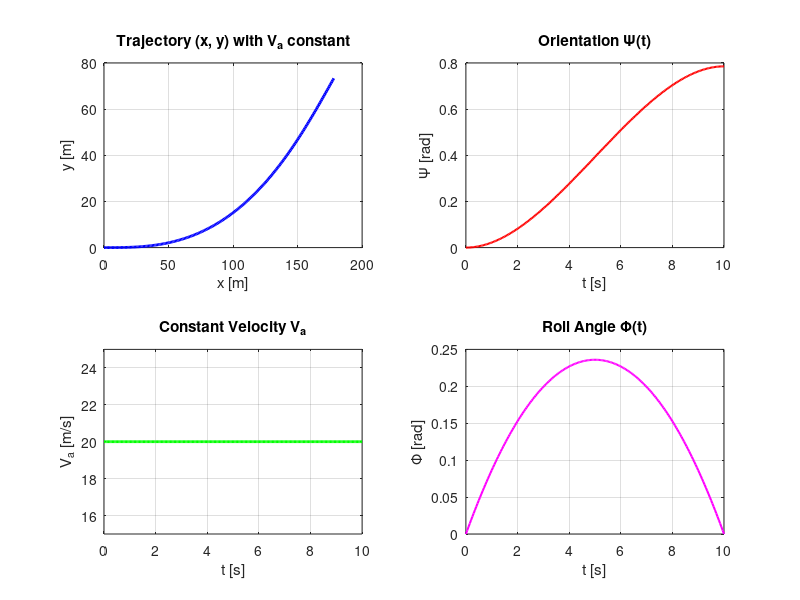

Write MATLAB code to recreate this figure.
%% Exercise 2.2 - UAV Trajectory with Constant Velocity Va
clear; clc; close all;

% 1. System parameters
param.g = 9.8;
param.h = 0.05;

% 2. Initial and final conditions
Va = 20;                % Constant speed[m/s]
xi = [0; 0; 0];         % [x0; y0; psi0]
phii = 0;               % Initial Roll [rad]

psif = pi/4;            % Desired final guidance [rad]
phif = 0;               % Final Roll [rad]
T = 10;                 % Total time [s]

% Angular rate of change (psi_dot) at the ends: psi_dot = g*tan(phi)/Va
psid_i = (param.g * tan(phii)) / Va;
psid_f = (param.g * tan(phif)) / Va;

% 3. 4x4 linear system for the cubic polynomial of Psi(t) = c1 + c2*t + c3*t^2 + c4*t^3
M_psi = [ 1,  0,    0,      0; ...
    0,  1,    0,      0; ...
    1,  T,  T^2,    T^3; ...
    0,  1,  2*T,  3*T^2 ];

b_psi = [ xi(3); psid_i; psif; psid_f ];

c = M_psi \ b_psi;

% 4. Functions for Psi(t) and its derivative Psi_dot(t)
psi_fun  = @(t) ( c(1) + c(2)*t + c(3)*t.^2 + c(4)*t.^3 );
psid_fun = @(t) ( c(2) + 2*c(3)*t + 3*c(4)*t.^2 );

% 5. Time evaluation and numerical integration of position (x, y)
tt = 0 : param.h : T;
N = length(tt);

psi_ref = psi_fun(tt);
psid_ref = psid_fun(tt);

% Roll angle Phi(t): tan(Phi) = (Va * psi_dot) / g
phi_ref = atan( (Va * psid_ref) / param.g );
Va_ref  = Va * ones(1, N);

% Euler/Trapezoidal Integration for x(t) e y(t)
x_ref = zeros(1, N);
y_ref = zeros(1, N);
x_ref(1) = xi(1);
y_ref(1) = xi(2);

for k = 1:N-1
    x_ref(k+1) = x_ref(k) + param.h * Va * cos(psi_ref(k));
    y_ref(k+1) = y_ref(k) + param.h * Va * sin(psi_ref(k));
end

% 6. Plotting the results
figure('Color', 'w');

subplot(2,2,1);
plot(x_ref, y_ref, 'b', 'LineWidth', 2);
grid on; xlabel('x [m]'); ylabel('y [m]'); title('Trajectory (x, y) with V_a constant');

subplot(2,2,2);
plot(tt, psi_ref, 'r', 'LineWidth', 1.5);
grid on; xlabel('t [s]'); ylabel('\Psi [rad]'); title('Orientation \Psi(t)');

subplot(2,2,3);
plot(tt, Va_ref, 'g', 'LineWidth', 2);
ylim([15 25]);
grid on; xlabel('t [s]'); ylabel('V_a [m/s]'); title('Constant Velocity V_a');

subplot(2,2,4);
plot(tt, phi_ref, 'm', 'LineWidth', 1.5);
grid on; xlabel('t [s]'); ylabel('\Phi [rad]'); title('Roll Angle \Phi(t)');
